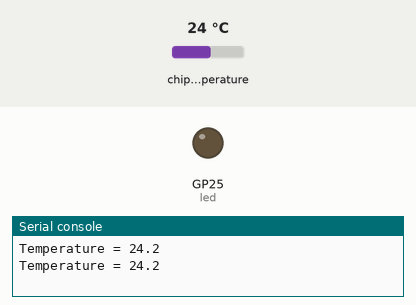
Recording of a program running on a simulated Raspberry Pi Pico running MicroPython. Parts: output pins drawn as LEDs (lit = HIGH), the last lines printed to the serial console. Inputs (shaded band) come from the test bench; at power-on: chip temperature 24 °C.

Above: at 7.2 s.
7.3 s: chip temperature set to 26 °C
At 10.3 s:
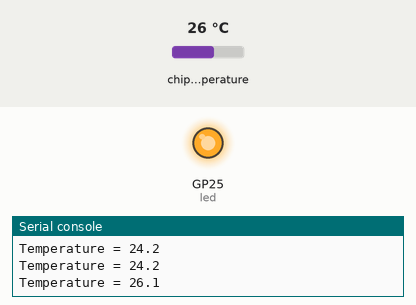
16.5 s: chip temperature set to 28 °C
At 25.3 s:
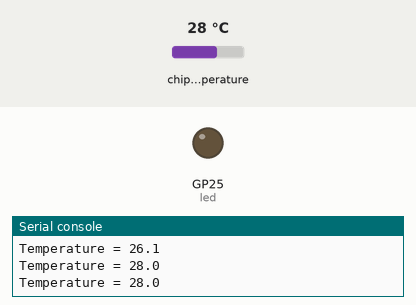
Timing chart, 0 to 26.8 s (numbered marks = the images above; inputs shaded):
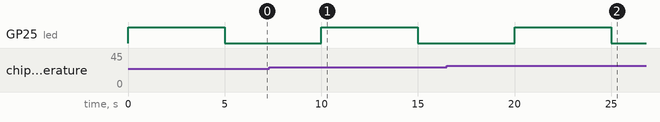

The program:

example02_temp.py
```python
# (licence header left out)
from machine import ADC,Pin             # ライブラリmachineのADCを組み込む
from utime import sleep                 # μtimeからsleepを組み込む

led = Pin(25, Pin.OUT)                  # GPIO出力用インスタンスledを生成
adc = ADC(4)                            # 温度センサ用ADCポートadcを生成
prev = 0                                # 前回の温度値を保持するための変数
while True:                             # 繰り返し処理
    val = adc.read_u16()                # ADCから値を取得して変数valに代入
    mv = val * 3300 / 65535             # ADC値を電圧(mV)に変換
    temp = 27 - (mv - 706) / 1.721      # ADC電圧値を温度(℃)に変換
    print('Temperature =',round(temp,1))# 温度値を表示
    if temp > prev:                     # 前回の温度値よりも大きいとき
        led.value(1)                    # LEDを点灯する
    else:                               # そうでないとき(前回値以下)
        led.value(0)                    # LEDを消灯する
    prev = temp                         # 変数prevに前回値を保持する
    sleep(5)                            # 5秒間の待ち時間処理
```

Measured:
- the behaviour switches between 24 and 25 °C on chip temperature (found by bisection; images 0 and 1)
- the behaviour switches between 26 and 27 °C on chip temperature (found by bisection; images 1 and 2)
- after the input at 7.3 s, GP25 (led): LOW → HIGH after 2.7 s, → LOW 5.0 s later
- after the input at 16.5 s, GP25 (led): LOW → HIGH after 3.5 s, → LOW 5.0 s later
